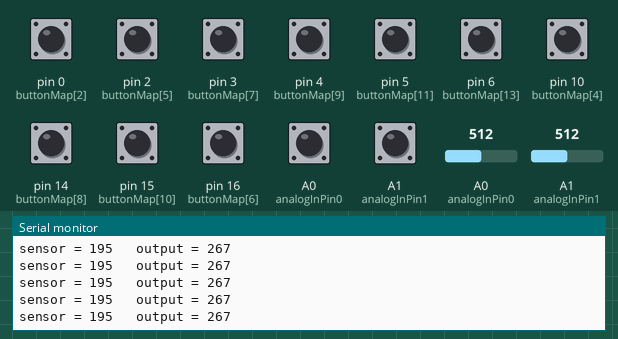
A sketch run on a simulated SparkFun Pro Micro, built with avr-gcc and run on an emulated ATmega32U4. On the bench: the last lines printed to the serial monitor. The test bench sets the inputs (shaded band); at power-on: A0 (analogInPin0), A1 (analogInPin1), pin 0 (buttonMap[2]), pin 2 (buttonMap[5]), pin 3 (buttonMap[7]), pin 4 (buttonMap[9]), pin 5 (buttonMap[11]), pin 6 (buttonMap[13]), pin 10 (buttonMap[4]), pin 14 (buttonMap[8]), pin 15 (buttonMap[10]), pin 16 (buttonMap[6]) HIGH, A0 (analogInPin0) = 512, A1 (analogInPin1) = 512. USB keyboard and mouse output is not drawn.

Above: at 1.2 s.
1.3 s: A0 (analogInPin0) pulled LOW for 0.15 s
2.9 s: A0 (analogInPin0) set to 716
At 4.0 s:
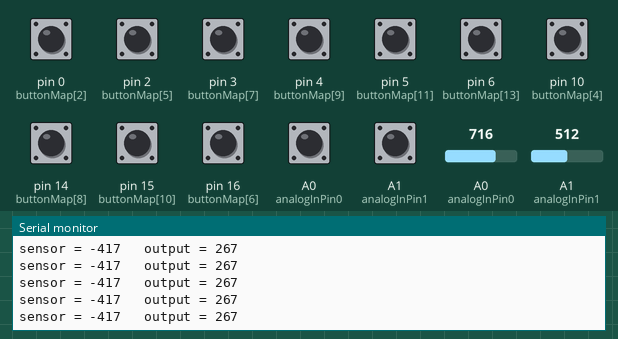
7.5 s: A0 (analogInPin0) pulled LOW for 1 s
11.5 s: A1 (analogInPin1) set to 716
At 12.6 s:
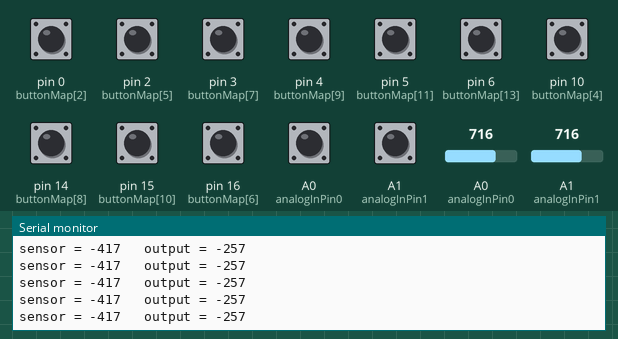
14.5 s: A0 (analogInPin0) set to 900
At 15.4 s:
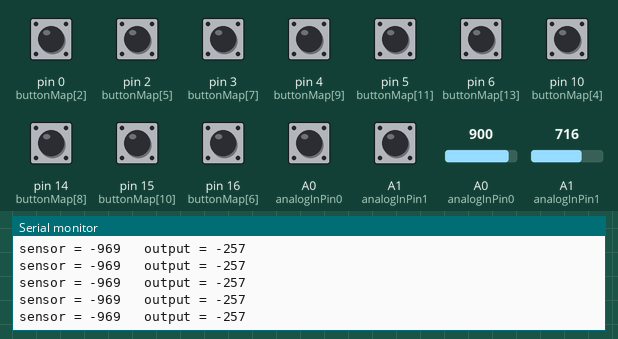
Timing chart, 0 to 17.0 s (numbered marks = the images above; inputs shaded):
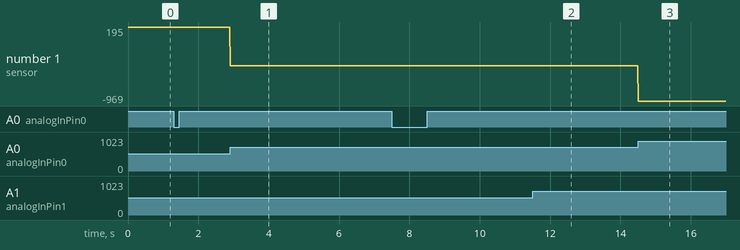

The sketch:

mando_shifter.ino
```cpp
// Simple arcade stick example that demonstrates how to read twelve
// Arduino Pro Micro digital pins and map them to the
// Arduino Joystick library.
//

// The digital pins 2 - 20 are grounded when they are pressed.
// Pin 10, A10, Red = UP
// Pin 15, D15, Yellow = RIGHT
// Pin 16, D16, Orange = DOWN
// Pin 14, D14, Green = LEFT

// Pin 9, A9 = Button 1
// Pin 8, A8 = Button 2
// Pin 7, D7 = Button 3
// Pin 3, D3 = Button 4
// Pin 2, D2 = Button 5
// Pin 4, A6 = Button 6

// Pin 20, A2 = Select Button 1
// Pin 19, A1 = Start Button 2

// Pin 5, D5 = Other Button
// Pin 6, A7 = Other Button
// Pin 18, A0 = Other Button
// Pin 21, A3 = Other Button

// NOTE: This sketch file is for use with Arduino Pro Micro only.
//
// Original gamepad example by Matthew Heironimus
// 2016-11-24
// Adapted for arcade machine setup by Ben Parmeter
// 2019-05-20
//--------------------------------------------------------------------

#include <Joystick.h>

Joystick_ Joystick(JOYSTICK_DEFAULT_REPORT_ID,JOYSTICK_TYPE_GAMEPAD,
  8, 0,                  // Button Count, Hat Switch Count
  false, false, false,     // X and Y, but no Z Axis
  false, false, false,   // No Rx, Ry, or Rz
  false, false,          // No rudder or throttle
  true, true, false);  // No accelerator, brake, or steering
const int analogInPin0 = A0;  // Analog input pin that the potentiometer is attached to
int sensorValue0 = 0;  // value read from the pot
int outputValue0 = 0;  // value output to the PWM (analog out)

const int analogInPin1 = A1;  // Analog input pin that the potentiometer is attached to
int sensorValue1 = 0;  // value read from the pot
int outputValue1 = 0;  // value output to the PWM (analog out)


void setup() {
  // Initialize Button Pins
  pinMode(2, INPUT_PULLUP);
  pinMode(3, INPUT_PULLUP);
  pinMode(4, INPUT_PULLUP);
  pinMode(5, INPUT_PULLUP);
 // pinMode(6, INPUT_PULLUP);
  //pinMode(7, INPUT_PULLUP);
  pinMode(8, INPUT_PULLUP);
  pinMode(9, INPUT_PULLUP);
  pinMode(10, INPUT_PULLUP);
  pinMode(14, INPUT_PULLUP);
  pinMode(15, INPUT_PULLUP);
  pinMode(16, INPUT_PULLUP);
  pinMode(18, INPUT_PULLUP);
  pinMode(19, INPUT_PULLUP);
  pinMode(20, INPUT_PULLUP);
  pinMode(21, INPUT_PULLUP);

  // Initialize Joystick Library
  Joystick.begin();
  Joystick.setAcceleratorRange(0, 256);
  Joystick.setBrakeRange(0, 256);
  Serial.begin(9600);
}

// Last state of the buttons
int lastButtonState[16] = {0,0,0,0,0,0,0,0,0,0,0,0,0,0,0,0};
  int buttonMap[16] = {A0,A1,0,0,10,2,16,3,14,4,15,5,19,6,18};
//int buttonMap[16] = {0,0,0,0,10,16,14,15,2,3,4,5,19,5,6,18};
//                    0 1 2 3,4  5   6 7  8 9 10 11 12 13 14 15
//                            0 1 2 3,4 5 6 7 8 9 10 11 12 13 14 15
// ButtonMap = 0, Pin 10 = UP
// ButtonMap = 1, Pin 15 = RIGHT
// ButtonMap = 2, Pin 16 = DOWN
// ButtonMap = 3, Pin 14 = LEFT

// ButtonMap = 4, Pin 9 = Button 1
// ButtonMap = 5, Pin 8 = Button 2
// ButtonMap = 6, Pin 7 = Button 3
// ButtonMap = 7, Pin 3 = Button 4
// ButtonMap = 8, Pin 2 = Button 5
// ButtonMap = 9, Pin 4 = Button 6

// ButtonMap = 10, Pin 20 = Select Button 1
// ButtonMap = 11, Pin 19 = Start Button 2

// ButtonMap = 12, Pin 5 = Other Button
// ButtonMap = 13, Pin 6 = Other Button
// ButtonMap = 14, Pin 18 = Other Button
// ButtonMap = 15, Pin 21 = Other Button


void loop() {
  sensorValue0 = analogRead(analogInPin0);
  sensorValue1 = analogRead(analogInPin1);
  // map it to the range of the analog out:
  outputValue0 = map(sensorValue0, 577, 492, 0, 255);
  outputValue1 = map(sensorValue1, 616, 517, 0, 255);
  // change the analog out value:


  // print the results to the Serial Monitor:
  Serial.print("sensor = ");
  Serial.print(outputValue0);
  Serial.print("\t output = ");
  Serial.println(outputValue1);
  Joystick.setAccelerator(outputValue0);
  Joystick.setBrake(outputValue1);

   //int index=17;
  // Read pin values

  for (int index = 0; index < 16; index++)
  {
    int currentButtonState = !digitalRead(buttonMap[index]);
    if (currentButtonState != lastButtonState[index])
    {
      switch (index) {
        case 0: // accelerator
          sensorValue0 = analogRead(analogInPin0);
          outputValue0 = map(sensorValue0, 0, 1023, 0, 255);
          Serial.print("\t output = ");
          Serial.println(sensorValue0);
          break;
        case 1: // brake

          break;
        case 2: // DOWN
          if (currentButtonState == 1) {
            Joystick.setYAxis(1);
          } else {
            Joystick.setYAxis(0);
          }
          break;
        case 3: // LEFT
          if (currentButtonState == 1) {
            Joystick.setXAxis(-1);
          } else {
            Joystick.setXAxis(0);
          }
          break;
        case 4: // Black Button 1
          Joystick.setButton(0, currentButtonState);
          break;
        case 5: // Black Button 2
          Joystick.setButton(1, currentButtonState);
          break;
        case 6: // Black Button 3
          Joystick.setButton(2, currentButtonState);
          break;
        case 7: // Black Button 4
          Joystick.setButton(3, currentButtonState);
          break;
        case 8: // Black Button 5
          Joystick.setButton(4, currentButtonState);
          break;
        case 9: // Black Button 6
          Joystick.setButton(5, currentButtonState);
          break;
        case 10: // Select Button
          Joystick.setButton(6, currentButtonState);
          break;
        case 11: // Start Button
          Joystick.setButton(7, currentButtonState);
          break;
        case 12: // Other Button 1
          Joystick.setButton(8, currentButtonState);
          break;
        case 13: // Other Button 2
          Joystick.setButton(9, currentButtonState);
          break;
        case 14: // Other Button 3
          Joystick.setButton(10, currentButtonState);
          break;
        case 15: // Other Button 4
          Joystick.setButton(11, currentButtonState);
          break;
      }
      lastButtonState[index] = currentButtonState;
    }
  }

  delay(10);
}
```

Measured:
- after the input at 2.9 s, the serial monitor: prints a new line at once (image 1)
- after the input at 11.5 s, the serial monitor: prints a new line at once (image 2)
- after the input at 14.5 s, the serial monitor: prints a new line at once (image 3)
- plotted number 1: 195 → -417 after the input at 2.9 s, -417 → -969 after the input at 14.5 s
